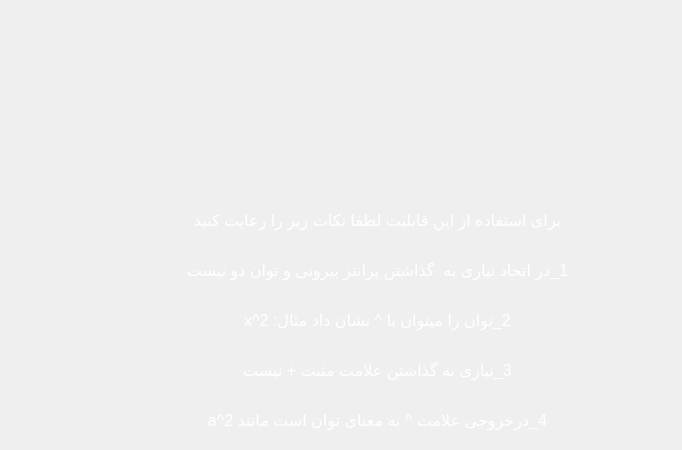
         <widget class="QWidget" name="page_rahnama">
          <widget class="QLabel" name="label_83">
           <property name="geometry">
            <rect>
             <x>82</x>
             <y>200</y>
             <width>591</width>
             <height>41</height>
            </rect>
           </property>
           <property name="font">
            <font>
             <pointsize>12</pointsize>
            </font>
           </property>
           <property name="styleSheet">
            <string notr="true">color:rgb(255, 255, 255)</string>
           </property>
           <property name="text">
            <string>برای استفاده از این قابلیت لطفا نکات زیر را رعایت کنید</string>
           </property>
           <property name="alignment">
            <set>Qt::AlignCenter</set>
           </property>
          </widget>
          <widget class="QLabel" name="label_84">
           <property name="geometry">
            <rect>
             <x>82</x>
             <y>250</y>
             <width>591</width>
             <height>41</height>
            </rect>
           </property>
           <property name="font">
            <font>
             <pointsize>12</pointsize>
            </font>
           </property>
           <property name="styleSheet">
            <string notr="true">color:rgb(255, 255, 255)</string>
           </property>
           <property name="text">
            <string>1_در اتحاد نیازی به  گذاشتن پرانتز بیرونی و توان دو نیست</string>
           </property>
           <property name="alignment">
            <set>Qt::AlignCenter</set>
           </property>
          </widget>
          <widget class="QLabel" name="label_86">
           <property name="geometry">
            <rect>
             <x>82</x>
             <y>300</y>
             <width>591</width>
             <height>41</height>
            </rect>
           </property>
           <property name="font">
            <font>
             <pointsize>12</pointsize>
            </font>
           </property>
           <property name="styleSheet">
            <string notr="true">color:rgb(255, 255, 255)</string>
           </property>
           <property name="text">
            <string>2_توان را میتوان با ^ نشان داد مثال: x^2</string>
           </property>
           <property name="alignment">
            <set>Qt::AlignCenter</set>
           </property>
          </widget>
          <widget class="QLabel" name="label_87">
           <property name="geometry">
            <rect>
             <x>82</x>
             <y>350</y>
             <width>591</width>
             <height>41</height>
            </rect>
           </property>
           <property name="font">
            <font>
             <pointsize>12</pointsize>
            </font>
           </property>
           <property name="styleSheet">
            <string notr="true">color:rgb(255, 255, 255)</string>
           </property>
           <property name="text">
            <string>3_نیازی به گذاشتن علامت مثبت + نیست</string>
           </property>
           <property name="alignment">
            <set>Qt::AlignCenter</set>
           </property>
          </widget>
          <widget class="QPushButton" name="pushButton_2">
           <property name="geometry">
            <rect>
             <x>0</x>
             <y>10</y>
             <width>51</width>
             <height>51</height>
            </rect>
           </property>
           <property name="styleSheet">
            <string notr="true">border:none;
color:rgb(255, 255, 255)</string>
           </property>
           <property name="text">
            <string/>
           </property>
           <property name="icon">
            <iconset>
             <normaloff>:/Downloads/close.png</normaloff>:/Downloads/close.png</iconset>
           </property>
           <property name="iconSize">
            <size>
             <width>30</width>
             <height>30</height>
            </size>
           </property>
          </widget>
          <widget class="QLabel" name="label_150">
           <property name="geometry">
            <rect>
             <x>82</x>
             <y>400</y>
             <width>591</width>
             <height>41</height>
            </rect>
           </property>
           <property name="font">
            <font>
             <pointsize>12</pointsize>
            </font>
           </property>
           <property name="styleSheet">
            <string notr="true">color:rgb(255, 255, 255)</string>
           </property>
           <property name="text">
            <string>4_درخروجی علامت ^ به معنای توان است مانند a^2</string>
           </property>
           <property name="alignment">
            <set>Qt::AlignCenter</set>
           </property>
          </widget>
         </widget>
